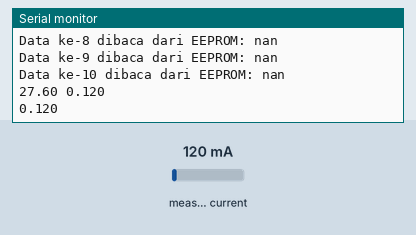
Recording of a sketch running on a simulated ESP32. Shown: the last lines printed to the serial monitor. The inputs (shaded band) are chosen by the test bench; at power-on: measured current 120 mA. EEPROM starts erased.

Above: at 4.2 s.
4.3 s: measured current set to 40 mA
At 5.0 s:
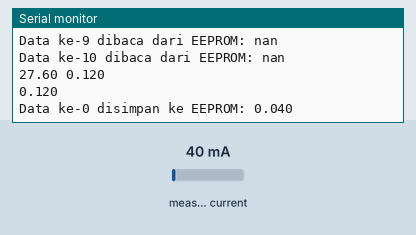
6.5 s: measured current set to 500 mA
At 13.1 s:
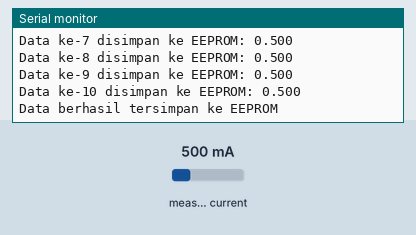
Timing chart, 0 to 14.6 s (numbered marks = the images above; inputs shaded):
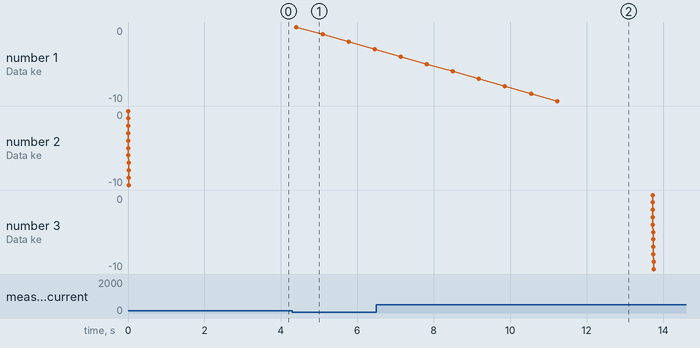

The sketch:

current_only.ino
```cpp
#include <EEPROM.h>
#include "EmonLib.h" // Include Emon Library
EnergyMonitor emon1;//
#define pinIrms 34 //define pin ADC
#define EEPROM_SIZE 512 //512 bytes or 512 different address
double Irms; //variable Irms to read current
int Alamat_EEPROM = 0; //start address to EEPROM

void setup()
{
  Serial.begin(115200);
  for (int i = 0; i <= 10; i++) {
    //membaca data dari EEPROM
    float arus = readFloat(Alamat_EEPROM + (i - 1) * sizeof(float));
    Serial.print("Data ke-");
    Serial.print(i);
    Serial.print(" dibaca dari EEPROM: ");
    Serial.println(arus, 3);
  }
  emon1.current(pinIrms, 9.73);// Current: input pin, calibration.
  delay(3000);
}

void loop()
{
  Irms = emon1.calcIrms(1480);  // Calculate Irms only
  double Irms1 = Irms * 230.0;
  Serial.print(Irms1);// Apparent power
  Serial.print(" ");
  Serial.println(Irms, 3);
  delay(20);

  //membuat angka terbaca menjadi 0, saat tidak ada beban.
  if (Irms < 0.0150) {
    Irms = 0;
    Serial.println(Irms, 3);
    delay(1000);
  }
  if (Irms > 0.0150) {
    Irms = Irms;
    Serial.println(Irms, 3);
    delay(1000);
  }

  //total data yang mau di simpan ke EEPROM = 10 data
  for (int i = 0; i <= 10; i++) {
    //menyimpan data ke EEPROM
    Irms = emon1.calcIrms(1480);
    writeFloat(Irms, Alamat_EEPROM + (i - 1)*sizeof(float));
    Serial.print("Data ke-");
    Serial.print(i);
    Serial.print(" disimpan ke EEPROM: ");
    Serial.println(Irms, 3);
    delay(500);
  }
  Serial.println("Data berhasil tersimpan ke EEPROM");
  delay(2000);

  //membaca data dari EEPROM yang tersimpang = 10 data
  for (int i = 0; i <= 10; i++) {
    //membaca data dari EEPROM
    float arus = readFloat(Alamat_EEPROM + (i - 1) * sizeof(float));
    Serial.print("Data ke-");
    Serial.print(i);
    Serial.print(" dibaca dari EEPROM: ");
    Serial.println(arus, 3);
  }
}

//membuat fungsi menyimpan data ke EEPROM
void writeFloat(float nilai, int alamat) {
  EEPROM.begin(EEPROM_SIZE);

  // Menyimpan data float byte per byte
  for (int i = 0; i < sizeof(float); ++i) {
    EEPROM.write(alamat + i, *((char*)&nilai + i));
  }

  // Menyimpan ke EEPROM
  EEPROM.commit();
  EEPROM.end();
}

//fungsi membaca data ke EEPROM
float readFloat(int alamat) {
  EEPROM.begin(EEPROM_SIZE);
  float nilai;

  // Membaca data byte per byte dan mengonversi ke float
  for (int i = 0; i < sizeof(float); ++i) {
    *((char*)&nilai + i) = EEPROM.read(alamat + i);
  }
  EEPROM.end();
  return nilai;
}
```

Measured:
- after the input at 4.3 s, the serial monitor: prints a new line after 0.11 s (image 1)
- after the input at 6.5 s, the serial monitor: prints a new line after 0.64 s (image 2)
